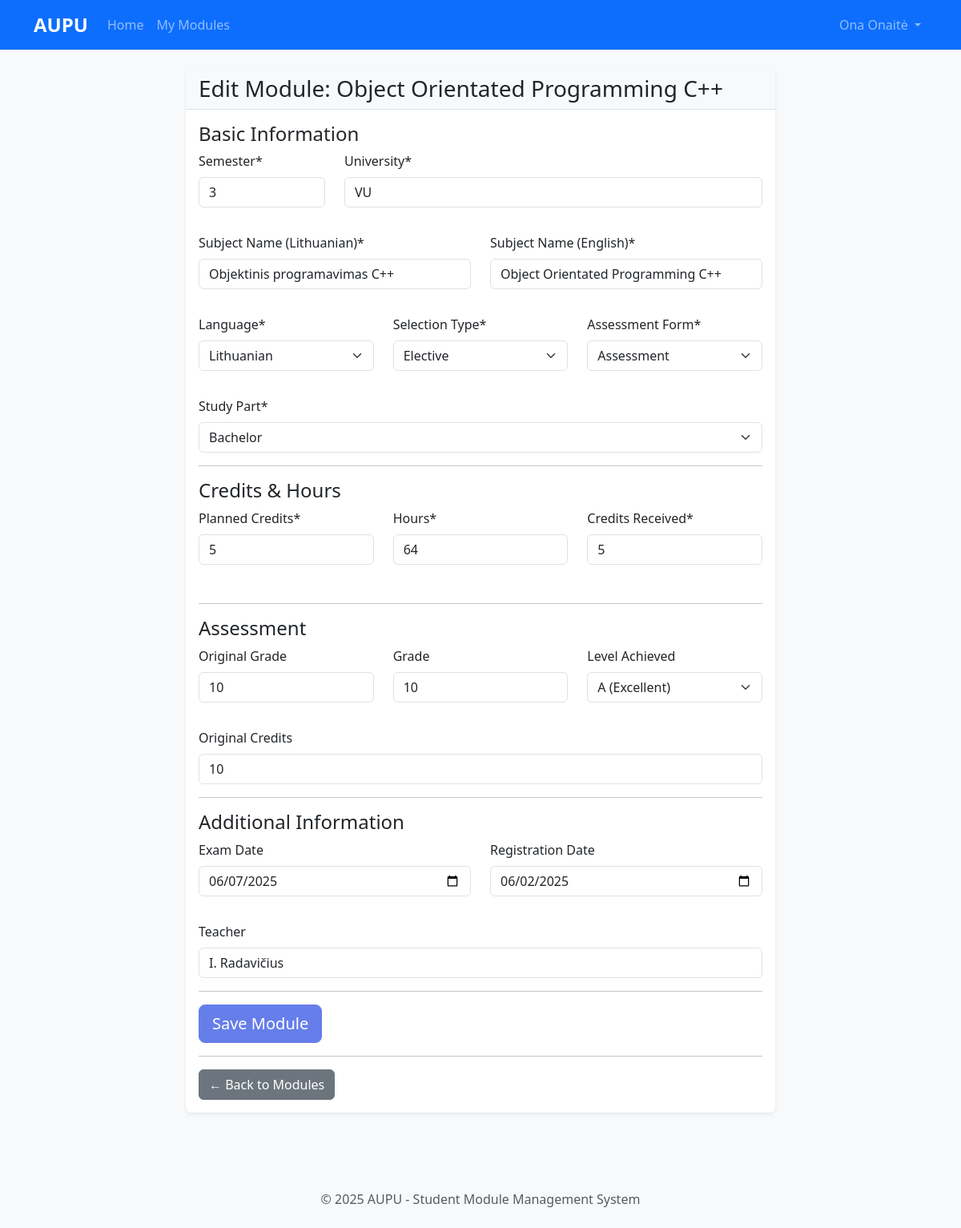
Screenshot of /modules/4/edit/ (signed in) with the database file from the repository.
### modules/models.py (models this page shows, shortened)
class Module(models.Model):
    LANGUAGE_CHOICES = [
        ('LT', 'Lithuanian'),
        ('EN', 'English'),
        ('DE', 'German'),
        ('FR', 'French'),
        ('ES', 'Spanish'),
    ]
    SELECTION_TYPE_CHOICES = [
        ('MANDATORY', 'Mandatory'),
        ('ELECTIVE', 'Elective'),
        ('FREE_ELECTIVE', 'Free Elective'),
    ]
    ASSESSMENT_FORM_CHOICES = [
        ('EXAM', 'Exam'),
        ('ASSESSMENT', 'Assessment'),
        ('PROJECT', 'Project'),
        ('PRESENTATION', 'Presentation'),
    ]
    STUDY_PART_CHOICES = [
        ('BACHELOR', 'Bachelor'),
        ('MASTER', 'Master'),
        ('DOCTORAL', 'Doctoral'),
    ]
    LEVEL_ACHIEVED_CHOICES = [
        ('A', 'A (Excellent)'),
        ('B', 'B (Good)'),
        ('C', 'C (Satisfactory)'),
        ('D', 'D (Poor)'),
        ('F', 'F (Fail)'),
    ]
    user = models.ForeignKey(User, on_delete=models.CASCADE, related_name='modules')
    s = models.PositiveIntegerField(
        verbose_name="Semester",
        validators=[MinValueValidator(1), MaxValueValidator(12)]
    )
    am = models.CharField(max_length=100, verbose_name="University")
    subject_name_lithuanian = models.CharField(max_length=200, verbose_name="Subject Name (Lithuanian)")
    subject_name_english = models.CharField(max_length=200, verbose_name="Subject Name (English)")
    language = models.CharField(max_length=2, choices=LANGUAGE_CHOICES, verbose_name="Language")
    selection_type = models.CharField(max_length=20, choices=SELECTION_TYPE_CHOICES, verbose_name="Selection Type")
    assessment_form = models.CharField(max_length=20, choices=ASSESSMENT_FORM_CHOICES, verbose_name="Assessment Form")
    study_part = models.CharField(max_length=20, choices=STUDY_PART_CHOICES, verbose_name="Study Part")
    planned_credits = models.PositiveIntegerField(
        verbose_name="Planned Credits",
        validators=[MinValueValidator(1), MaxValueValidator(30)]
    )
    hours = models.PositiveIntegerField(
        verbose_name="Hours",
        validators=[MinValueValidator(1), MaxValueValidator(500)]
    )
    credits_received = models.PositiveIntegerField(
        verbose_name="Credits Received",
        validators=[MinValueValidator(0), MaxValueValidator(30)]
    )
    original_grade = models.CharField(max_length=10, verbose_name="Original Grade", blank=True)
    original_credits = models.PositiveIntegerField(
        verbose_name="Original Credits",
        validators=[MinValueValidator(0), MaxValueValidator(30)],
        null=True, blank=True
    )
    grade = models.CharField(max_length=10, verbose_name="Grade", blank=True)
    level_achieved = models.CharField(
        max_length=1,
        choices=LEVEL_ACHIEVED_CHOICES,
        verbose_name="Level Achieved",
        blank=True
    )
    exam_date = models.DateField(verbose_name="Exam Date", null=True, blank=True)
    registration_date = models.DateField(verbose_name="Registration Date", null=True, blank=True)
    teacher = models.CharField(max_length=100, verbose_name="Teacher", blank=True)
    created_at = models.DateTimeField(auto_now_add=True)
    updated_at = models.DateTimeField(auto_now=True)
    class Meta:
        ordering = ['-s', 'subject_name_english']
        verbose_name = "Module"
        verbose_name_plural = "Modules"

### modules/views.py (the view, shortened to what this page needs)
# urls.py: path('<int:pk>/edit/', ModuleUpdateView.as_view(), name='edit'),
class ModuleUpdateView(LoginRequiredMixin, UpdateView):
    model = Module
    form_class = ModuleForm
    template_name = 'modules/module_form.html'
    success_url = reverse_lazy('modules:list')
    def get_queryset(self):
        return Module.objects.filter(user=self.request.user)

### templates/modules/module_form.html (shortened to what this page needs)
{% extends 'base.html' %}
{% load crispy_forms_tags %}
{% block content %}
<div class="row">
    <div class="col-lg-8 mx-auto">
        <div class="card">
            <div class="card-header">
                <h3 class="card-title mb-0">
                    {% if object %}
                        Edit Module: {{ object.subject_name_english }}
                    {% else %}
                        Add New Module
                    {% endif %}
                </h3>
            </div>
            <div class="card-body">
                <form method="post">
                    {% crispy form %}
                </form>
                <hr>
                <a href="{% url 'modules:list' %}" class="btn btn-secondary">
                    ← Back to Modules
                </a>
            </div>
        </div>
    </div>
</div>
{% endblock %}

### templates/base.html (shortened to what this page needs)
<!DOCTYPE html>
<html lang="en">
<head>
    <title>{% block title %}AUPU - Module Management{% endblock %}</title>    <link href="https://cdn.jsdelivr.net/npm/bootstrap@5.3.6/dist/css/bootstrap.min.css" rel="stylesheet">
    {% load static %}
    <link rel="stylesheet" href="{% static 'css/style.css' %}">
</head>
<body>
    <nav class="navbar navbar-expand-lg navbar-dark bg-primary">
        <div class="container">
            <a class="navbar-brand" href="{% url 'home' %}">AUPU</a>
            <div class="collapse navbar-collapse" id="navbarNav">
                <ul class="navbar-nav me-auto">
                    <li class="nav-item">
                        <a class="nav-link" href="{% url 'home' %}">Home</a>
                    </li>
                    {% if user.is_authenticated %}
                    <li class="nav-item">
                        <a class="nav-link" href="{% url 'modules:list' %}">My Modules</a>
                    </li>
                    {% endif %}
                </ul>
                <ul class="navbar-nav">
                    {% if user.is_authenticated %}
                    <li class="nav-item dropdown">
                        <a class="nav-link dropdown-toggle" href="#" role="button" data-bs-toggle="dropdown">
                            {{ user.get_full_name|default:user.username }}
                        </a>
                    </li>
                    {% else %}
                    <li class="nav-item">
                        <a class="nav-link" href="{% url 'login' %}">Login</a>
                    </li>
                    {% endif %}
                </ul>
            </div>
        </div>
    </nav>
    <main class="container mt-4">
        {% block content %}{% endblock %}
    </main>
    <footer class="bg-light mt-5 py-4">
        <div class="container text-center">
            <p class="text-muted mb-0">&copy; 2025 AUPU - Student Module Management System</p>        </div>
    </footer>
</body>
</html>

### static/css/style.css (style rules this page uses)
body { background-color: #f8f9fa; font-family: 'Segoe UI', Tahoma, Geneva, Verdana, sans-serif; }
.navbar-brand { font-weight: bold; font-size: 1.5rem; }
.card { box-shadow: 0 0.125rem 0.25rem rgba(0, 0, 0, 0.075); border: 0; margin-bottom: 1.5rem; }
.card-header { background-color: #f8f9fa; border-bottom: 1px solid #dee2e6; }
.btn-primary { background-color: #667eea; border-color: #667eea; }
footer { margin-top: auto; }

### rows the page displays
Module: subject_name_english "Object Orientated Programming C++", s "3", am "VU", subject_name_lithuanian "Objektinis programavimas C++", language "Lithuanian", selection_type "Elective", assessment_form "Assessment", study_part "Bachelor", planned_credits "5", hours "64", credits_received "5", original_grade "10", grade "10", level_achieved "A (Excellent)", original_credits "10", exam_date "06/07/2025", registration_date "06/02/2025", teacher "I. Radavičius"

### other values shown
{{ user.get_full_name|default:user.username }} "Ona Onaitė"
